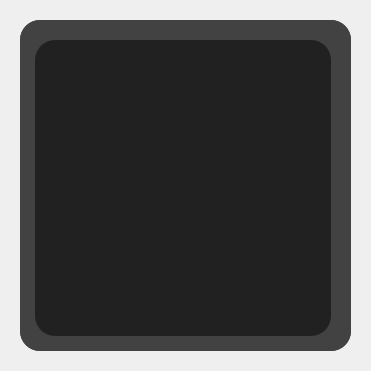
    <widget class="QWidget" name="gridLayoutWidget_8">
     <property name="geometry">
      <rect>
       <x>0</x>
       <y>0</y>
       <width>371</width>
       <height>371</height>
      </rect>
     </property>
     <layout class="QGridLayout" name="graphic_widget_container">
      <item row="0" column="0">
       <widget class="QWidget" name="graphic_widget" native="true">
        <property name="sizePolicy">
         <sizepolicy hsizetype="Fixed" vsizetype="Fixed">
          <horstretch>0</horstretch>
          <verstretch>0</verstretch>
         </sizepolicy>
        </property>
        <property name="minimumSize">
         <size>
          <width>331</width>
          <height>331</height>
         </size>
        </property>
        <property name="maximumSize">
         <size>
          <width>331</width>
          <height>331</height>
         </size>
        </property>
        <property name="styleSheet">
         <string notr="true">QWidget{
	background-color: #424242;
 	border: none;
 	border-radius: 20px;
}</string>
        </property>
        <widget class="QWidget" name="gridLayoutWidget_9">
         <property name="geometry">
          <rect>
           <x>0</x>
           <y>0</y>
           <width>331</width>
           <height>331</height>
          </rect>
         </property>
         <layout class="QGridLayout" name="graphic_container">
          <property name="leftMargin">
           <number>15</number>
          </property>
          <property name="topMargin">
           <number>20</number>
          </property>
          <property name="rightMargin">
           <number>20</number>
          </property>
          <property name="bottomMargin">
           <number>15</number>
          </property>
          <item row="1" column="0">
           <widget class="QCustomPlot" name="graphic" native="true">
            <property name="sizePolicy">
             <sizepolicy hsizetype="Maximum" vsizetype="Maximum">
              <horstretch>0</horstretch>
              <verstretch>0</verstretch>
             </sizepolicy>
            </property>
            <property name="minimumSize">
             <size>
              <width>0</width>
              <height>0</height>
             </size>
            </property>
            <property name="maximumSize">
             <size>
              <width>331</width>
              <height>331</height>
             </size>
            </property>
            <property name="styleSheet">
             <string notr="true">QWidget{
	background-color: #212121;
 	border: none;
 	border-radius: 20px;
}</string>
            </property>
           </widget>
          </item>
         </layout>
        </widget>
       </widget>
      </item>
     </layout>
    </widget>
